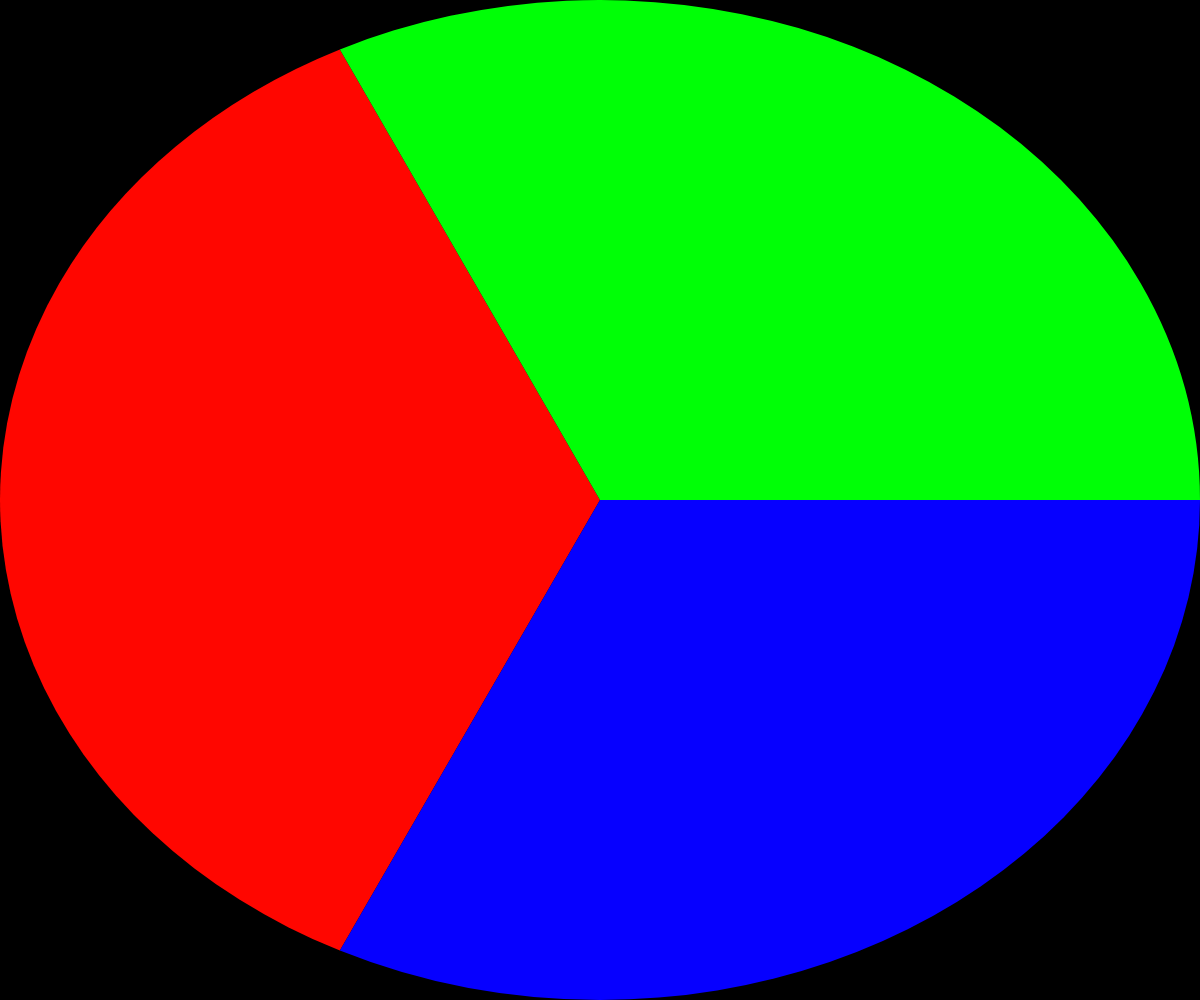
Frame 1 (no input)
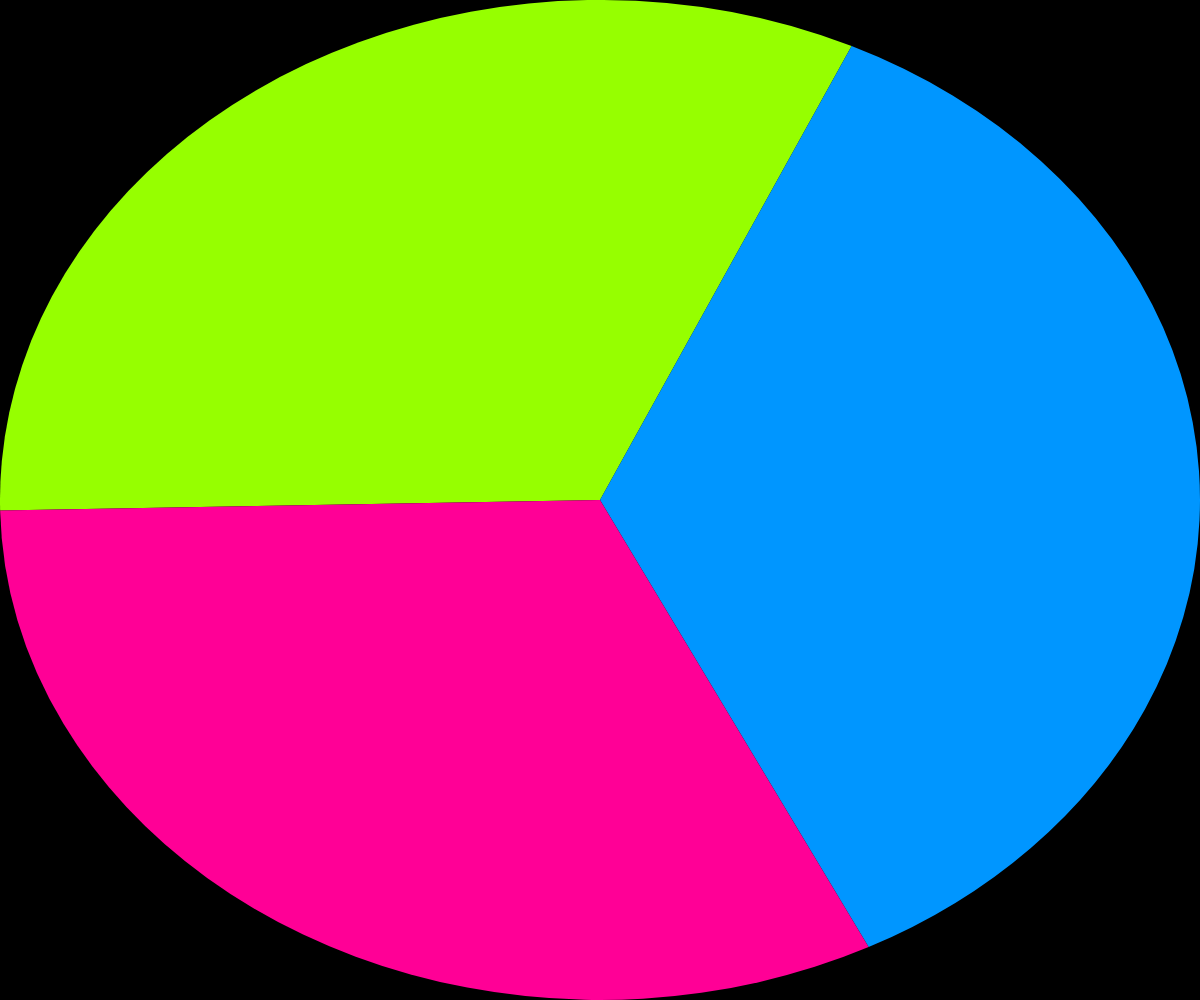
Frame 60 (no input)
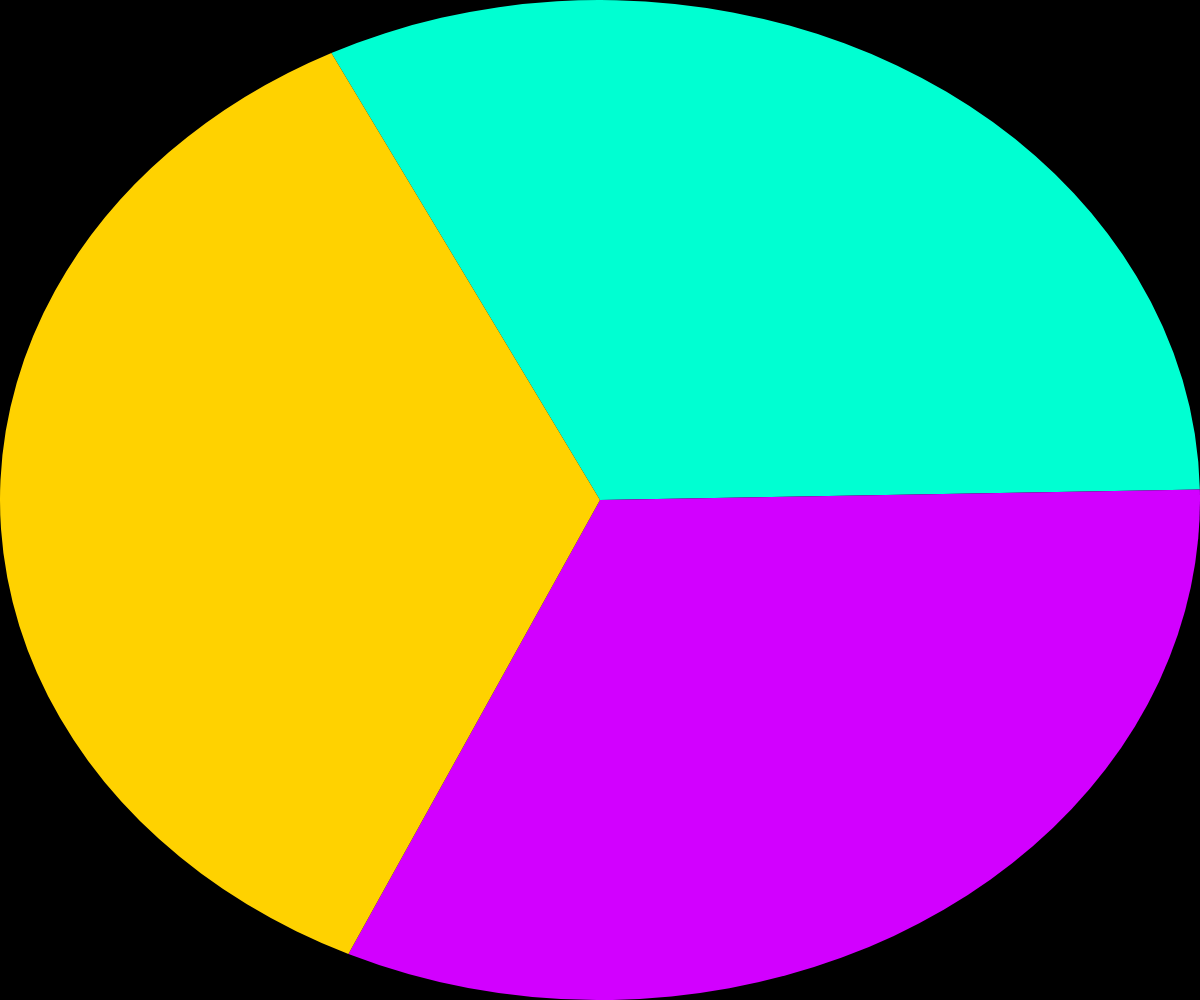
Frame 120 (the mouse pressed at the canvas centre since frame 60)

The p5.js sketch that drew these frames (run headless with seeded random() and noise() and a simulated clock; from frame 60 on, the mouse is pressed at the canvas centre):

// p5.js sketch
// ── sketch.js
function setup() {
    var cnv = createCanvas(windowWidth, windowHeight);
    var x = (windowWidth - width) / 2;
    var y = (windowHeight - height) / 2;
    cnv.position(x, y);
    frameRate(30);
    noStroke();
    colorMode(HSB, 255);
}
// track time
var frame = 0;
// constants
var degree = Math.PI / 180;
var slice = 2 * (Math.PI / 3);

function draw() {
    // reset background and update angle
    background(0);
    var angle = (frame++) * degree;
    // draw 3 rotating slices
    fill(frame % 255, 255, 255);
    arc(width / 2, height / 2, width, height, slice + angle, (2 * slice) + angle, PIE);
    fill((frame + 85) % 255, 255, 255);
    arc(width / 2, height / 2, width, height, (2 * slice) + angle, (3 * slice) + angle, PIE);
    fill((frame + 170) % 255, 255, 255);
    arc(width / 2, height / 2, width, height, (3 * slice) + angle, (4 * slice) + angle, PIE);
}
